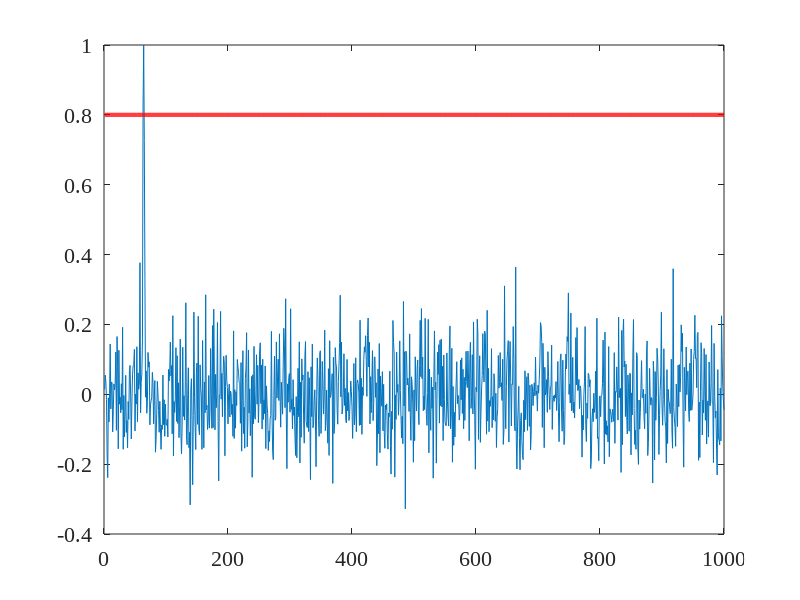

This chart was generated by the following MATLAB code: (Note: this script raises an error after producing the figure.)
%-----------------------------------------------------------------------%
%   NAME:   Acqusition Plotter                                           %
%   TITLE:  Plots acqusition ( cyclic searching) for the report purposes      %
%   AUTHOR: Ramin Vali                                 % 
%                                                                       %
%   DESCRIPTION: It also is used as the results.        %
%                                                                       %
%   DATE: 19/3/2008                                                      %
%                                                                       %
%   LAST MODIFICATION: Creation (RV)                                    %
%                                                                       %
%   OPERATING CONDITIONS: Normal operating conditions apply             %
%                                                                       %
%-----------------------------------------------------------------------%

clear;
clc;
tic;

%======================= VARIABLES TO CHANGE ============================

Z_threshold = 0;        % Inital Z value
step = 10;              % Step-size: again a balance between speed and accuracy
period = 1000;          % Period of the chaotic pilot
corr_period = 200;      % Correlation period
initial_condition = 0.2351;
Offset = 63;            % Chip offset (delay between rx and tx)
users = 10;              % Additional users
SNR_dB = 8;           % Chip Eb/No

Rs = 1;                 %Number of Samples
PN = 0;
CHAOS = 1;
ZOH =0;
INTERP =1;
%========================================================================


Offset = Offset*Rs;
% Set up the tx and rx arrays
rx_ptr = 0;             
tx_ptr = Offset; 


    tx_array = zeros(1, period);
    tx_array(1,1) = initial_condition;

if CHAOS == 1,
    for ii = 1:(period-1),
        tx_array(1,(ii+1)) = 1 - 2*tx_array(1,ii).^2;
    end;
    
elseif PN == 1,
    
    LFSR_connections = input ('please eneter the number if LFSR taps (2^x)-1 >= 10  ');
    sequence_type = 1;
    
    %x1 is the original PN vector
    [tx_array] = m_sequence_generator(LFSR_connections, sequence_type);

    x_original = tx_array;  % want to use this for correct noise calculation
        
end

if ZOH ==1,
    sequence = 0,
    tx_array = ZOHSample(tx_array,Rs,sequence);
    
elseif INTERP ==1,
    tx_array = interp(tx_array,Rs);
end;



rx_array = tx_array;

% Set up extra users
% if (users == 0),
%     IUI = 0;
% else
%     for ii = 1:users,
%         IUI(ii,1) = rand;
%     end;
% end;

IUI = zeros(users,corr_period);

%------------------------------ NOISE CALCULATIONS -----------------------
fs = 8000;          % sampling frequency (cancels)
sf = 100;           % Spreading factor

% Calculate the noise - do the long way
Pavg = sum(tx_array.^2) / (length(tx_array));   % Variance of the logistic map = 0.5
% Eb is the total energy of the signal divided by the number of bits:
Etot = Pavg .* (length(tx_array)/fs);
Eb = Etot./(length(tx_array)./sf);
% and Ec is the total energy of the signal divided by the number of chips
Ec = Etot./(length(tx_array));
SNR_lin = 10.^(SNR_dB/10);
No = Eb/SNR_lin;
sigma = No*fs/2;

%------------------ Find the Auto-correlation of the pilot ----------------

for jj = 1:period*Rs,
    % Take the next T samples:
    for ii = 1:corr_period*Rs-1,
        % Modulo the long way since matlab has no concept of A(0)
        if rx_ptr >= period*Rs,
            rx_ptr = 0;
        end;
        if tx_ptr >= period*Rs,
            tx_ptr = 0;
        end;
        % incriment pointers after doing the modulo 
        rx_ptr = rx_ptr + 1 ;
        tx_ptr = tx_ptr + 1;

        % Take the correlation samples from the fixed arrays using the
        % offset pointers
        rx_corr(ii) = rx_array(rx_ptr);
        tx_corr(ii) = tx_array(tx_ptr);   % add noise to the tx
    end;
    % Find the correlation sum
    R(jj) = (sum(rx_corr .* tx_corr)); 
    Z(jj) = .8;
    if rx_ptr >= period*Rs,
         rx_ptr = 0;
    else 
         rx_ptr = rx_ptr + 1;
    end;
end;


 
% Having found the correlation plot add the noise part:
% Repeat this N times for each threshold:


upper_ptr = 200;
    lower_ptr = 1;

    
    
    for jj = 1:period,
        
        % Generate extra users if required
        if (users == 0),
            total_IUI = 0;
        else
            for kk = 1:users
                for ii = 1:(200),
                    % Users transmit from the logistic map
                    if(ii == 1),
                        random_seed = rand;
                        while (random_seed == 1),
                            random_seed = rand;
                        end;                        
                        IUI(kk,ii) = random_seed;
                    else                        
                        IUI(kk,ii) = 1-2*(IUI(kk,ii-1)).^2;
                        if (IUI(kk,ii) > 0.9999),
                            while (IUI(kk,ii) > 0.9999),
                                IUI(kk,ii) = rand;
                            end; 
                        end;
                    end;
                end;
            end;
            
            % Total IUI is the sum of all users
            if (users == 1),
                total_IUI = IUI;
            else
                total_IUI = sum(IUI);
            end;
        end;
        
        % From mathematics:
        % Seperate the summation of the product into 2 components:
        %   1. The auto-correlation (already done)
        %   2. local-sequences*(Summation of users(done) + noise)
        % The final Z is the summation of both
       % noisy_tx = tx_array(lower_ptr:upper_ptr); %+ (randn(1,period/5)*sqrt(sigma) + total_IUI);
        
        % Move pointers
        upper_ptr = upper_ptr + 200;
        lower_ptr = lower_ptr + 200;
        if upper_ptr > 1000,
            upper_ptr = 200;
            lower_ptr = 1;
        end;
    
      
    end;
    figure1 = figure;
    axes('Parent',figure1,'FontSize',16,'FontName','Times New Roman');
box('on');
hold('all');
    
   plot(R./max(R));
   hold on;
   plot(Z, 'r', 'LineWidth',3)
   

   
  %axes('Parent',current,'FontSize',16);

   
   % Create textbox
annotation(figure1,'textbox','interpreter','latex','String',{'Threshold'},...
    'HorizontalAlignment','center',...
    'FontSize',22,...
    'FontName','Times New Roman',...
    'FitHeightToText','off',...
    'LineStyle','none',...
    'Position',[0.7266 0.7600 0.1656 0.08214]);
    
xlabel('Propagation delay in the channel (in $$T_c$$)','FontSize',30,'FontName','Times New Roman','interpreter','latex');
ylabel('Normalised $$Z$$ value','FontSize',30,'FontName','Times New Roman','interpreter','latex');

% Graphics

    
toc; 